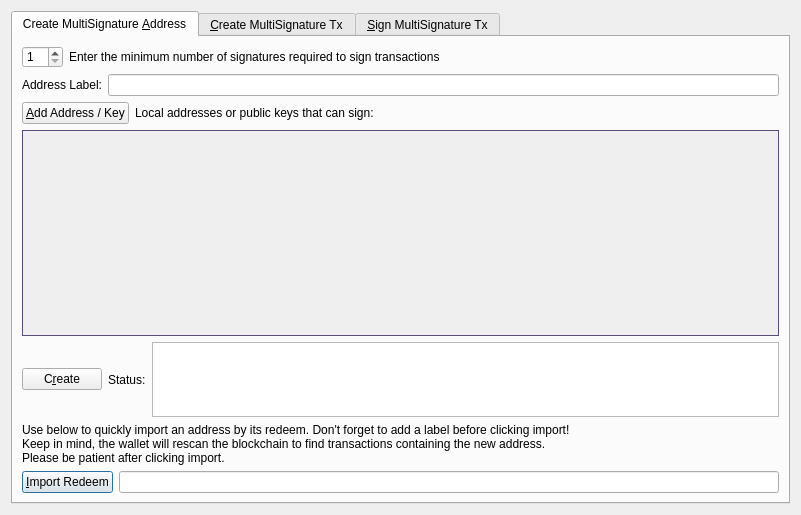
<?xml version="1.0" encoding="UTF-8"?>
<ui version="4.0">
 <class>MultisigDialog</class>
 <widget class="QDialog" name="MultisigDialog">
  <property name="geometry">
   <rect>
    <x>0</x>
    <y>0</y>
    <width>801</width>
    <height>515</height>
   </rect>
  </property>
  <property name="sizePolicy">
   <sizepolicy hsizetype="Fixed" vsizetype="Fixed">
    <horstretch>0</horstretch>
    <verstretch>0</verstretch>
   </sizepolicy>
  </property>
  <property name="windowTitle">
   <string>Multisignature Address Interactions</string>
  </property>
  <layout class="QVBoxLayout" name="verticalLayout_8">
   <item>
    <widget class="QTabWidget" name="multisigTabWidget">
     <property name="styleSheet">
      <string notr="true">QScrollArea{border: 1px solid #5b4c7c;}</string>
     </property>
     <property name="currentIndex">
      <number>0</number>
     </property>
     <widget class="QWidget" name="addMultisigTab">
      <property name="sizePolicy">
       <sizepolicy hsizetype="Minimum" vsizetype="Minimum">
        <horstretch>0</horstretch>
        <verstretch>0</verstretch>
       </sizepolicy>
      </property>
      <attribute name="title">
       <string>Create MultiSignature &amp;Address</string>
      </attribute>
      <layout class="QVBoxLayout" name="verticalLayout">
       <item>
        <layout class="QHBoxLayout" name="enterMLayout">
         <item>
          <widget class="QSpinBox" name="enterMSpinbox">
           <property name="sizePolicy">
            <sizepolicy hsizetype="Fixed" vsizetype="Fixed">
             <horstretch>0</horstretch>
             <verstretch>0</verstretch>
            </sizepolicy>
           </property>
           <property name="toolTip">
            <string>How many people must sign to verify a transaction</string>
           </property>
           <property name="minimum">
            <number>1</number>
           </property>
           <property name="maximum">
            <number>15</number>
           </property>
           <property name="value">
            <number>1</number>
           </property>
          </widget>
         </item>
         <item>
          <widget class="QLabel" name="enterMLabel">
           <property name="text">
            <string>Enter the minimum number of signatures required to sign transactions</string>
           </property>
          </widget>
         </item>
        </layout>
       </item>
       <item>
        <layout class="QHBoxLayout" name="addressLabelLayout">
         <item>
          <widget class="QLabel" name="addressLableLabel">
           <property name="text">
            <string>Address Label:</string>
           </property>
          </widget>
         </item>
         <item>
          <widget class="QLineEdit" name="multisigAddressLabel"/>
         </item>
        </layout>
       </item>
       <item>
        <layout class="QHBoxLayout" name="addAddressLayout">
         <item>
          <widget class="QPushButton" name="addAddressButton">
           <property name="toolTip">
            <string>Add another address that could sign to verify a transaction from the multisig address.</string>
           </property>
           <property name="text">
            <string>&amp;Add Address / Key</string>
           </property>
           <property name="icon">
            <iconset>
             <normaloff>:/icons/add</normaloff>:/icons/add</iconset>
           </property>
           <property name="autoDefault">
            <bool>false</bool>
           </property>
          </widget>
         </item>
         <item>
          <widget class="QLabel" name="addAddressLabel">
           <property name="sizePolicy">
            <sizepolicy hsizetype="Preferred" vsizetype="Fixed">
             <horstretch>0</horstretch>
             <verstretch>0</verstretch>
            </sizepolicy>
           </property>
           <property name="text">
            <string>Local addresses or public keys that can sign:</string>
           </property>
          </widget>
         </item>
         <item>
          <spacer name="addAddressSpacer_2">
           <property name="orientation">
            <enum>Qt::Horizontal</enum>
           </property>
           <property name="sizeHint" stdset="0">
            <size>
             <width>40</width>
             <height>10</height>
            </size>
           </property>
          </spacer>
         </item>
        </layout>
       </item>
       <item>
        <widget class="QScrollArea" name="addAddressScrollArea">
         <property name="sizePolicy">
          <sizepolicy hsizetype="Preferred" vsizetype="Expanding">
           <horstretch>0</horstretch>
           <verstretch>0</verstretch>
          </sizepolicy>
         </property>
         <property name="widgetResizable">
          <bool>true</bool>
         </property>
         <widget class="QWidget" name="addAddressWidget">
          <property name="geometry">
           <rect>
            <x>0</x>
            <y>0</y>
            <width>759</width>
            <height>174</height>
           </rect>
          </property>
          <layout class="QVBoxLayout" name="verticalLayout_5">
           <item>
            <layout class="QVBoxLayout" name="addressList"/>
           </item>
           <item>
            <spacer name="verticalSpacer">
             <property name="orientation">
              <enum>Qt::Vertical</enum>
             </property>
             <property name="sizeHint" stdset="0">
              <size>
               <width>20</width>
               <height>40</height>
              </size>
             </property>
            </spacer>
           </item>
          </layout>
         </widget>
        </widget>
       </item>
       <item>
        <layout class="QHBoxLayout" name="addMultisigLayout">
         <item>
          <widget class="QPushButton" name="addMultisigButton">
           <property name="sizePolicy">
            <sizepolicy hsizetype="Preferred" vsizetype="Fixed">
             <horstretch>0</horstretch>
             <verstretch>0</verstretch>
            </sizepolicy>
           </property>
           <property name="toolTip">
            <string>Create a new multisig address</string>
           </property>
           <property name="toolTipDuration">
            <number>-3</number>
           </property>
           <property name="text">
            <string>C&amp;reate</string>
           </property>
           <property name="icon">
            <iconset>
             <normaloff>:/icons/filesave</normaloff>:/icons/filesave</iconset>
           </property>
           <property name="autoDefault">
            <bool>false</bool>
           </property>
          </widget>
         </item>
         <item>
          <widget class="QLabel" name="label">
           <property name="text">
            <string>Status:</string>
           </property>
          </widget>
         </item>
         <item>
          <widget class="QTextEdit" name="addMultisigStatus">
           <property name="sizePolicy">
            <sizepolicy hsizetype="Expanding" vsizetype="Fixed">
             <horstretch>0</horstretch>
             <verstretch>0</verstretch>
            </sizepolicy>
           </property>
           <property name="maximumSize">
            <size>
             <width>16777215</width>
             <height>75</height>
            </size>
           </property>
           <property name="readOnly">
            <bool>true</bool>
           </property>
           <property name="textInteractionFlags">
            <set>Qt::TextSelectableByKeyboard|Qt::TextSelectableByMouse</set>
           </property>
          </widget>
         </item>
        </layout>
       </item>
       <item>
        <widget class="QLabel" name="label_2">
         <property name="sizePolicy">
          <sizepolicy hsizetype="Preferred" vsizetype="Preferred">
           <horstretch>0</horstretch>
           <verstretch>0</verstretch>
          </sizepolicy>
         </property>
         <property name="text">
          <string>Use below to quickly import an address by its redeem. Don't forget to add a label before clicking import!
Keep in mind, the wallet will rescan the blockchain to find transactions containing the new address.
Please be patient after clicking import.</string>
         </property>
         <property name="scaledContents">
          <bool>false</bool>
         </property>
         <property name="wordWrap">
          <bool>true</bool>
         </property>
        </widget>
       </item>
       <item>
        <layout class="QHBoxLayout" name="importLayout">
         <item>
          <widget class="QPushButton" name="importAddressButton">
           <property name="sizePolicy">
            <sizepolicy hsizetype="Fixed" vsizetype="Fixed">
             <horstretch>0</horstretch>
             <verstretch>0</verstretch>
            </sizepolicy>
           </property>
           <property name="text">
            <string>&amp;Import Redeem</string>
           </property>
           <property name="icon">
            <iconset>
             <normaloff>:/icons/receiving_addresses</normaloff>:/icons/receiving_addresses</iconset>
           </property>
          </widget>
         </item>
         <item>
          <widget class="QLineEdit" name="importRedeem">
           <property name="sizePolicy">
            <sizepolicy hsizetype="Preferred" vsizetype="Fixed">
             <horstretch>0</horstretch>
             <verstretch>0</verstretch>
            </sizepolicy>
           </property>
          </widget>
         </item>
        </layout>
       </item>
      </layout>
     </widget>
     <widget class="QWidget" name="createTransactionTab">
      <attribute name="title">
       <string>&amp;Create MultiSignature Tx</string>
      </attribute>
      <layout class="QVBoxLayout" name="verticalLayout_3">
       <item>
        <layout class="QHBoxLayout" name="horizontalLayout_2">
         <item>
          <layout class="QVBoxLayout" name="createTxLayout">
           <item>
            <layout class="QHBoxLayout" name="addTxInputLayout">
             <item>
              <widget class="QLabel" name="addTxInputLabel">
               <property name="sizePolicy">
                <sizepolicy hsizetype="Fixed" vsizetype="Preferred">
                 <horstretch>0</horstretch>
                 <verstretch>0</verstretch>
                </sizepolicy>
               </property>
               <property name="text">
                <string>Inputs:</string>
               </property>
              </widget>
             </item>
             <item>
              <widget class="QPushButton" name="pushButtonCoinControl">
               <property name="sizePolicy">
                <sizepolicy hsizetype="Preferred" vsizetype="Fixed">
                 <horstretch>0</horstretch>
                 <verstretch>0</verstretch>
                </sizepolicy>
               </property>
               <property name="text">
                <string>Coin Control</string>
               </property>
              </widget>
             </item>
             <item>
              <layout class="QFormLayout" name="formLayout_2">
               <property name="rightMargin">
                <number>10</number>
               </property>
               <item row="0" column="0">
                <widget class="QLabel" name="labelQuantity">
                 <property name="text">
                  <string>Quantity Selected:</string>
                 </property>
                </widget>
               </item>
               <item row="0" column="1">
                <widget class="QLabel" name="labelQuantity_int">
                 <property name="text">
                  <string>0</string>
                 </property>
                </widget>
               </item>
               <item row="1" column="0">
                <widget class="QLabel" name="labelAmount">
                 <property name="text">
                  <string>Amount:</string>
                 </property>
                </widget>
               </item>
               <item row="1" column="1">
                <widget class="QLabel" name="labelAmount_int">
                 <property name="text">
                  <string>0</string>
                 </property>
                </widget>
               </item>
              </layout>
             </item>
             <item>
              <widget class="QPushButton" name="addInputButton">
               <property name="sizePolicy">
                <sizepolicy hsizetype="Preferred" vsizetype="Fixed">
                 <horstretch>0</horstretch>
                 <verstretch>0</verstretch>
                </sizepolicy>
               </property>
               <property name="toolTip">
                <string>Add an input to fund the outputs</string>
               </property>
               <property name="text">
                <string>Add a Raw Input</string>
               </property>
               <property name="icon">
                <iconset>
                 <normaloff>:/css/default</normaloff>:/css/default</iconset>
               </property>
              </widget>
             </item>
            </layout>
           </item>
           <item>
            <widget class="QScrollArea" name="txInputsScrollArea">
             <property name="sizePolicy">
              <sizepolicy hsizetype="Preferred" vsizetype="Expanding">
               <horstretch>0</horstretch>
               <verstretch>0</verstretch>
              </sizepolicy>
             </property>
             <property name="widgetResizable">
              <bool>true</bool>
             </property>
             <widget class="QWidget" name="txInputsWidget">
              <property name="geometry">
               <rect>
                <x>0</x>
                <y>0</y>
                <width>747</width>
                <height>137</height>
               </rect>
              </property>
              <layout class="QVBoxLayout" name="verticalLayout_7">
               <item>
                <layout class="QVBoxLayout" name="inputsList"/>
               </item>
               <item>
                <spacer name="txInputsSpacer">
                 <property name="orientation">
                  <enum>Qt::Vertical</enum>
                 </property>
                 <property name="sizeHint" stdset="0">
                  <size>
                   <width>20</width>
                   <height>80</height>
                  </size>
                 </property>
                </spacer>
               </item>
              </layout>
             </widget>
            </widget>
           </item>
           <item>
            <layout class="QHBoxLayout" name="addDestinationLayout">
             <item>
              <widget class="QLabel" name="addDestinationLabel">
               <property name="text">
                <string>Address / Amount:</string>
               </property>
              </widget>
             </item>
             <item>
              <widget class="QPushButton" name="addDestinationButton">
               <property name="sizePolicy">
                <sizepolicy hsizetype="Fixed" vsizetype="Fixed">
                 <horstretch>0</horstretch>
                 <verstretch>0</verstretch>
                </sizepolicy>
               </property>
               <property name="toolTip">
                <string>Add destinations to send TF to</string>
               </property>
               <property name="text">
                <string>Add &amp;Destination</string>
               </property>
               <property name="icon">
                <iconset>
                 <normaloff>:/icons/add</normaloff>:/icons/add</iconset>
               </property>
              </widget>
             </item>
             <item>
              <spacer name="addDestinationHorizontalSpacer">
               <property name="orientation">
                <enum>Qt::Horizontal</enum>
               </property>
               <property name="sizeHint" stdset="0">
                <size>
                 <width>40</width>
                 <height>20</height>
                </size>
               </property>
              </spacer>
             </item>
            </layout>
           </item>
           <item>
            <widget class="QScrollArea" name="destionationsScrollArea">
             <property name="sizePolicy">
              <sizepolicy hsizetype="Expanding" vsizetype="Expanding">
               <horstretch>0</horstretch>
               <verstretch>0</verstretch>
              </sizepolicy>
             </property>
             <property name="widgetResizable">
              <bool>true</bool>
             </property>
             <widget class="QWidget" name="destinationsScrollAreaContents">
              <property name="geometry">
               <rect>
                <x>0</x>
                <y>0</y>
                <width>747</width>
                <height>136</height>
               </rect>
              </property>
              <layout class="QVBoxLayout" name="verticalLayout_11">
               <item>
                <layout class="QVBoxLayout" name="destinationsList"/>
               </item>
               <item>
                <spacer name="destinationsSpacer">
                 <property name="orientation">
                  <enum>Qt::Vertical</enum>
                 </property>
                 <property name="sizeHint" stdset="0">
                  <size>
                   <width>20</width>
                   <height>20</height>
                  </size>
                 </property>
                </spacer>
               </item>
              </layout>
             </widget>
            </widget>
           </item>
           <item>
            <layout class="QHBoxLayout" name="horizontalLayout_4">
             <item>
              <widget class="QPushButton" name="createButton">
               <property name="sizePolicy">
                <sizepolicy hsizetype="Fixed" vsizetype="Fixed">
                 <horstretch>0</horstretch>
                 <verstretch>0</verstretch>
                </sizepolicy>
               </property>
               <property name="minimumSize">
                <size>
                 <width>150</width>
                 <height>0</height>
                </size>
               </property>
               <property name="toolTip">
                <string>Create a transaction object using the given inputs to the given outputs</string>
               </property>
               <property name="text">
                <string>Cr&amp;eate</string>
               </property>
               <property name="icon">
                <iconset>
                 <normaloff>:/icons/export</normaloff>:/icons/export</iconset>
               </property>
               <property name="autoDefault">
                <bool>false</bool>
               </property>
               <property name="default">
                <bool>true</bool>
               </property>
              </widget>
             </item>
             <item>
              <widget class="QLabel" name="createButtonLabel">
               <property name="sizePolicy">
                <sizepolicy hsizetype="Fixed" vsizetype="Preferred">
                 <horstretch>0</horstretch>
                 <verstretch>0</verstretch>
                </sizepolicy>
               </property>
               <property name="text">
                <string>Status:</string>
               </property>
               <property name="alignment">
                <set>Qt::AlignRight|Qt::AlignTrailing|Qt::AlignVCenter</set>
               </property>
              </widget>
             </item>
             <item>
              <widget class="QTextEdit" name="createButtonStatus">
               <property name="sizePolicy">
                <sizepolicy hsizetype="Expanding" vsizetype="Minimum">
                 <horstretch>0</horstretch>
                 <verstretch>0</verstretch>
                </sizepolicy>
               </property>
               <property name="maximumSize">
                <size>
                 <width>16777215</width>
                 <height>16777215</height>
                </size>
               </property>
               <property name="sizeAdjustPolicy">
                <enum>QAbstractScrollArea::AdjustToContents</enum>
               </property>
               <property name="readOnly">
                <bool>true</bool>
               </property>
              </widget>
             </item>
            </layout>
           </item>
          </layout>
         </item>
         <item>
          <layout class="QHBoxLayout" name="horizontalLayout_3"/>
         </item>
        </layout>
       </item>
      </layout>
     </widget>
     <widget class="QWidget" name="signMultisigTransaction">
      <property name="styleSheet">
       <string notr="true">txScrollArea:{
	border: 1px solid #5b4c7c;
}
keyScrollArea:{
	border: 1px solid #5b4c7c;
}
txScrollArea:{
	border: 1px solid #5b4c7c;
}</string>
      </property>
      <attribute name="title">
       <string>&amp;Sign MultiSignature Tx</string>
      </attribute>
      <layout class="QVBoxLayout" name="verticalLayout_4">
       <item>
        <layout class="QHBoxLayout" name="transactionHexLayout">
         <item>
          <widget class="QLabel" name="transactionHexLabel">
           <property name="text">
            <string>Transaction Hex:</string>
           </property>
          </widget>
         </item>
         <item>
          <widget class="QLineEdit" name="transactionHex">
           <property name="toolTip">
            <string/>
           </property>
          </widget>
         </item>
        </layout>
       </item>
       <item>
        <layout class="QHBoxLayout" name="horizontalLayout">
         <item>
          <layout class="QVBoxLayout" name="verticalLayout_2">
           <item>
            <layout class="QHBoxLayout" name="horizontalLayout_7">
             <item>
              <widget class="QPushButton" name="signButton">
               <property name="sizePolicy">
                <sizepolicy hsizetype="Preferred" vsizetype="Fixed">
                 <horstretch>0</horstretch>
                 <verstretch>0</verstretch>
                </sizepolicy>
               </property>
               <property name="minimumSize">
                <size>
                 <width>150</width>
                 <height>0</height>
                </size>
               </property>
               <property name="toolTip">
                <string>Sign the transaction from this wallet or from provided private keys</string>
               </property>
               <property name="text">
                <string>S&amp;ign</string>
               </property>
               <property name="icon">
                <iconset>
                 <normaloff>:/icons/edit</normaloff>:/icons/edit</iconset>
               </property>
               <property name="autoDefault">
                <bool>false</bool>
               </property>
               <property name="default">
                <bool>true</bool>
               </property>
              </widget>
             </item>
             <item>
              <widget class="QPushButton" name="commitButton">
               <property name="enabled">
                <bool>false</bool>
               </property>
               <property name="sizePolicy">
                <sizepolicy hsizetype="Preferred" vsizetype="Fixed">
                 <horstretch>0</horstretch>
                 <verstretch>0</verstretch>
                </sizepolicy>
               </property>
               <property name="toolTip">
                <string>&lt;html&gt;&lt;head/&gt;&lt;body&gt;&lt;p&gt;DISABLED until transaction has been signed enough times.&lt;/p&gt;&lt;/body&gt;&lt;/html&gt;</string>
               </property>
               <property name="autoFillBackground">
                <bool>false</bool>
               </property>
               <property name="text">
                <string>Co&amp;mmit</string>
               </property>
               <property name="icon">
                <iconset>
                 <normaloff>:/icons/send</normaloff>:/icons/send</iconset>
               </property>
               <property name="autoDefault">
                <bool>true</bool>
               </property>
              </widget>
             </item>
             <item>
              <layout class="QHBoxLayout" name="addPrivKeyLayout">
               <item>
                <widget class="QPushButton" name="addPrivKeyButton">
                 <property name="sizePolicy">
                  <sizepolicy hsizetype="Fixed" vsizetype="Fixed">
                   <horstretch>0</horstretch>
                   <verstretch>0</verstretch>
                  </sizepolicy>
                 </property>
                 <property name="toolTip">
                  <string>Add private keys to sign the transaction with</string>
                 </property>
                 <property name="text">
                  <string>Add Private &amp;Key</string>
                 </property>
                 <property name="icon">
                  <iconset>
                   <normaloff>:/icons/add</normaloff>:/icons/add</iconset>
                 </property>
                </widget>
               </item>
               <item>
                <widget class="QLabel" name="addPrivKeyLabel">
                 <property name="text">
                  <string>Sign with only private keys (Not Recommened)</string>
                 </property>
                </widget>
               </item>
              </layout>
             </item>
            </layout>
           </item>
           <item>
            <layout class="QHBoxLayout" name="horizontalLayout_5">
             <item>
              <widget class="QLabel" name="signButtonStatusLabel">
               <property name="text">
                <string>Status:</string>
               </property>
              </widget>
             </item>
             <item>
              <widget class="QTextEdit" name="signButtonStatus">
               <property name="sizePolicy">
                <sizepolicy hsizetype="Expanding" vsizetype="Preferred">
                 <horstretch>0</horstretch>
                 <verstretch>0</verstretch>
                </sizepolicy>
               </property>
               <property name="maximumSize">
                <size>
                 <width>16777215</width>
                 <height>16777215</height>
                </size>
               </property>
               <property name="verticalScrollBarPolicy">
                <enum>Qt::ScrollBarAsNeeded</enum>
               </property>
               <property name="readOnly">
                <bool>true</bool>
               </property>
               <property name="textInteractionFlags">
                <set>Qt::TextSelectableByKeyboard|Qt::TextSelectableByMouse</set>
               </property>
              </widget>
             </item>
            </layout>
           </item>
           <item>
            <widget class="QScrollArea" name="keyScrollArea">
             <property name="sizePolicy">
              <sizepolicy hsizetype="Expanding" vsizetype="Expanding">
               <horstretch>0</horstretch>
               <verstretch>0</verstretch>
              </sizepolicy>
             </property>
             <property name="sizeAdjustPolicy">
              <enum>QAbstractScrollArea::AdjustToContents</enum>
             </property>
             <property name="widgetResizable">
              <bool>true</bool>
             </property>
             <widget class="QWidget" name="keyScrollAreaContents">
              <property name="geometry">
               <rect>
                <x>0</x>
                <y>0</y>
                <width>755</width>
                <height>174</height>
               </rect>
              </property>
              <layout class="QVBoxLayout" name="verticalLayout_9">
               <item>
                <layout class="QVBoxLayout" name="keyList"/>
               </item>
               <item>
                <spacer name="keySpacer">
                 <property name="orientation">
                  <enum>Qt::Vertical</enum>
                 </property>
                 <property name="sizeHint" stdset="0">
                  <size>
                   <width>20</width>
                   <height>20</height>
                  </size>
                 </property>
                </spacer>
               </item>
              </layout>
             </widget>
            </widget>
           </item>
          </layout>
         </item>
        </layout>
       </item>
      </layout>
     </widget>
    </widget>
   </item>
  </layout>
 </widget>
 <resources/>
 <connections/>
</ui>
